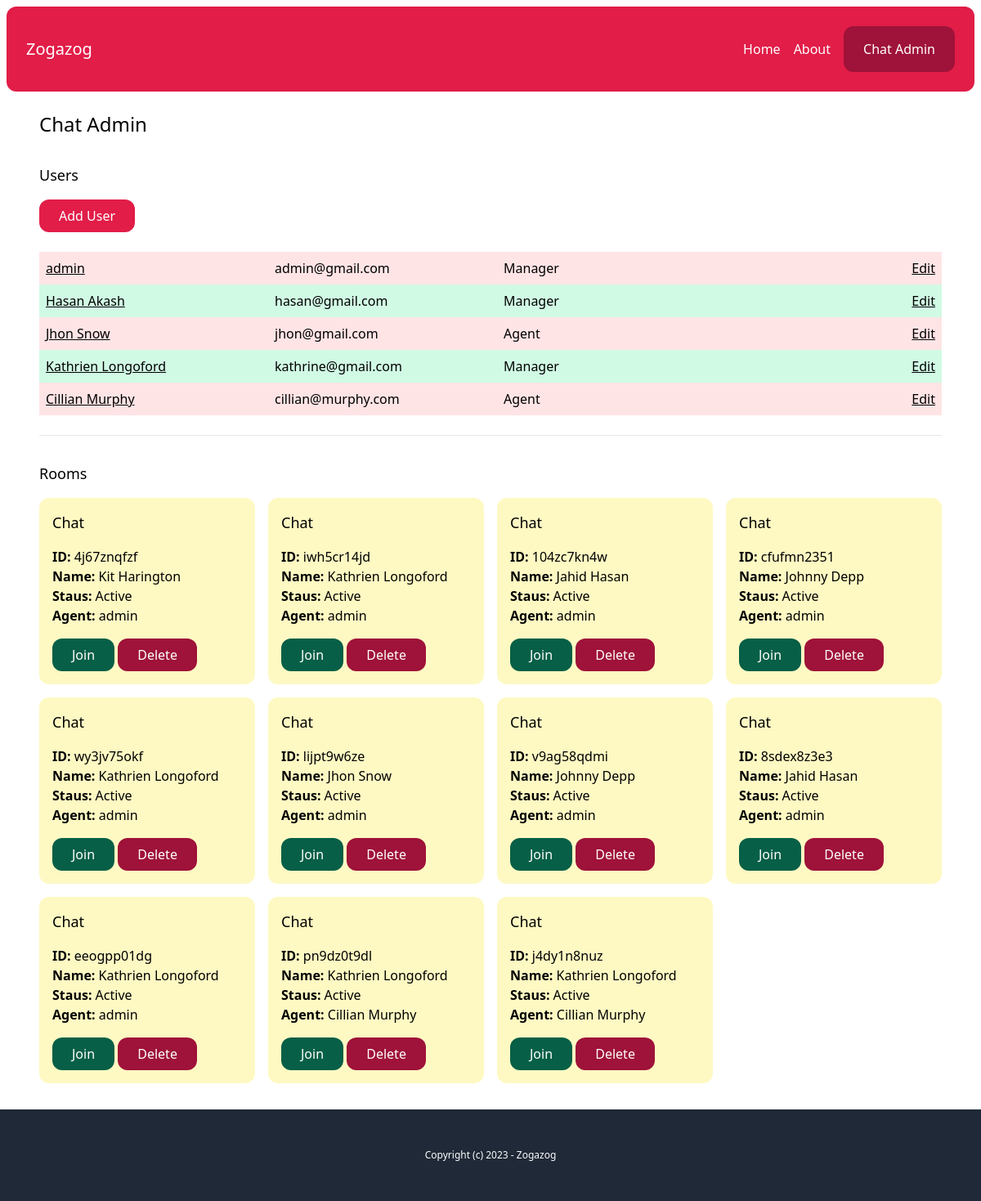
Page /chat-admin/ (signed in) on the earlier database version.
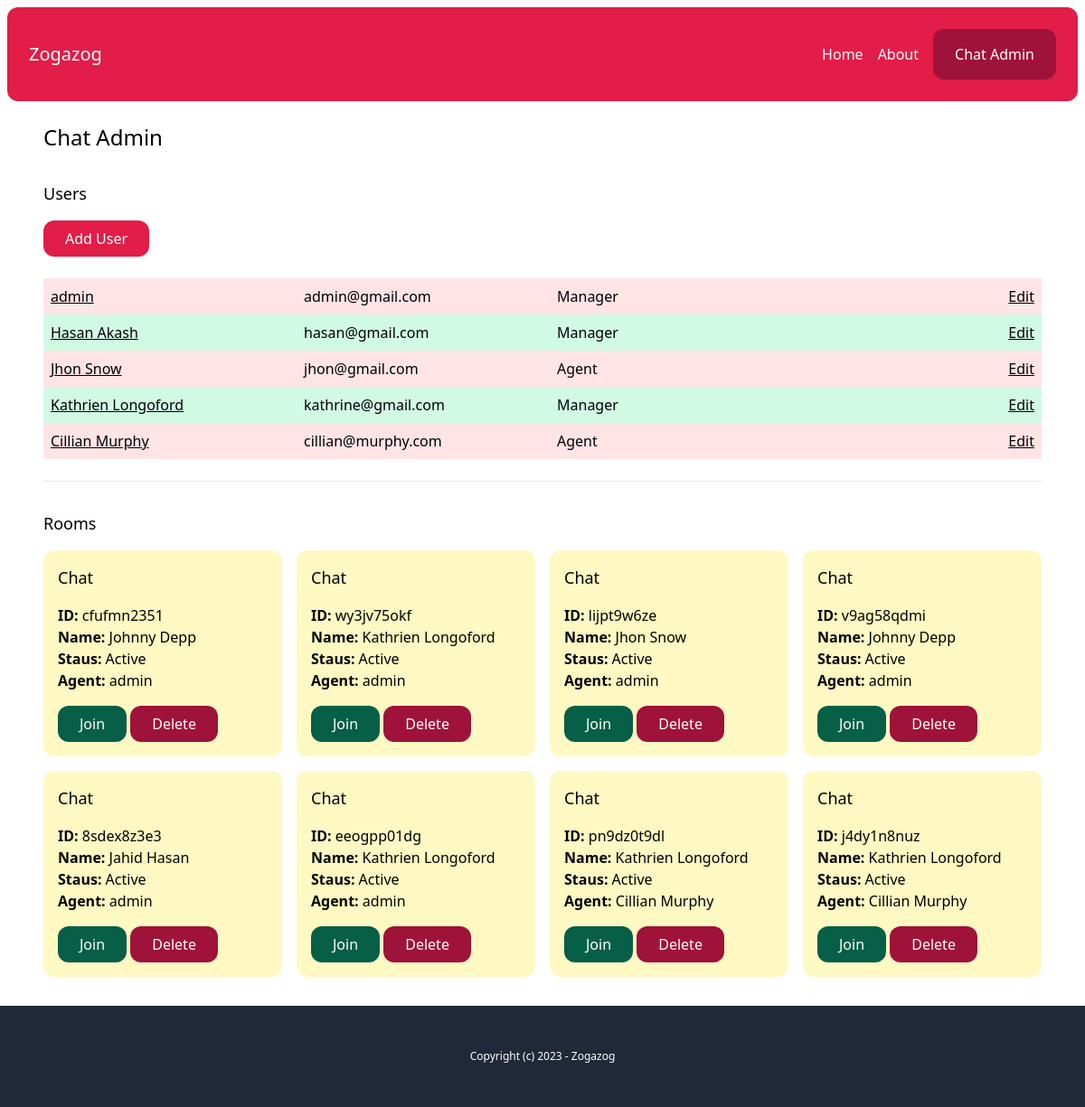
Same page on the later database version.
### account/models.py (models this page shows)
class User(AbstractBaseUser, PermissionsMixin):
    AGENT = 'agent'
    MANAGER = 'manager'
    ROLES_CHOICES = (
        (AGENT, 'Agent'),
        (MANAGER, 'Manager'),
    )
    id = models.UUIDField(primary_key=True, default=uuid.uuid4, editable=False)
    email = models.EmailField(unique=True)
    name = models.CharField(max_length=255, blank=True, default='')
    role = models.CharField(max_length=20, choices=ROLES_CHOICES, default=AGENT)
    is_active = models.BooleanField(default=True)
    is_superuser = models.BooleanField(default=False)
    is_staff = models.BooleanField(default=False)
    date_joined = models.DateTimeField(default=timezone.now)
    last_login = models.DateTimeField(blank=True, null=True)
    objects = CustomUserManager()
    USERNAME_FIELD = 'email'
    EMAIL_FIELD = 'email'
    REQUIRED_FIELDS = ['name']

### chat/models.py (models this page shows, shortened)
class Room(models.Model):
    WAITING = 'waiting'
    ACTIVE = 'active'
    CLOSED = 'closed'
    CHOICES_STATUS = (
        (WAITING, 'Waiting'),
        (ACTIVE, 'Active'),
        (CLOSED, 'Closed'),
    )
    uuid = models.CharField(_("UUID"), max_length=255)
    client = models.CharField(_("Client"), max_length=255)
    agent = models.ForeignKey(User, related_name='rooms',blank=True,null=True, on_delete=models.SET_NULL)
    messages = models.ManyToManyField(Message, blank=True)
    url = models.CharField(_("URL"), max_length=255,blank=True,null=True)
    status = models.CharField(_("STATUS"), max_length=20,choices=CHOICES_STATUS,default=WAITING)
    created_at = models.DateTimeField(_("Created At"), auto_now=False, auto_now_add=True)
    class Meta:
        ordering = ('-created_at',)

### chat/views.py (the view)
# urls.py: path('chat-admin/', views.admin, name="chat-admin"),
@login_required
def admin(request):
    rooms = Room.objects.all()
    users = User.objects.filter(is_staff=True)
    return render(request, 'chat/admin.html', {'rooms': rooms, 'users':users})

### chat/templates/chat/admin.html
{% extends "core/base.html" %}
{% load static %}
{% block content %}
    <h1 class="text-2xl">Chat Admin</h1>
    {% if perms.user.add_user %}
        <div class="mt-8">
            <h2 class="mb-4 text-lg">Users</h2>
            <a href="{% url "chat:add_user" %}" class="inline-block py-2 px-6 bg-rose-600 text-white rounded-xl">Add User</a>
            <div class="mt-6 ">
                {% for user in users %}
                    <div class="grid grid-cols-4 gap-4 py-2 {% cycle 'bg-rose-100' 'bg-emerald-100' %}">
                        <p class="px-2">
                            <a class="underline" href="{% url "chat:user_detail" user.pk %}">{{user.name}}</a>
                        </p>
                        <p class="px-2">{{user.email}}</p>
                        <p class="px-2">{{user.get_role_display}}</p>
                        <p class="px-2 text-right">
                            {% if perms.user.edit_user %}
                                <a href="{% url "chat:edit_user" user.pk %}" class="underline">Edit</a>
                            {% endif %}
                        </p>
                    </div>
                {% endfor %}
            </div>
        </div>
    {% endif %}
    <hr class="my-6">
    <div class="mt-8">
        <h2 class="mb-4 text-lg">Rooms</h2>
        {% include "chat/partials/room_list.html" %}
    </div>
{% endblock content %}

### chat/templates/chat/partials/room_list.html
<div class="grid grid-cols-4 gap-4">
    {% for room in rooms %}
        <div class="p-4 rounded-xl {% if room.status == 'waiting' %}bg-emerald-100 {% elif room.status == 'active' %} bg-yellow-100 {% else %} bg-gray-100 {% endif %}">
            <h3 class="mb-4 text-lg">Chat</h3>
            <p>
                <b>ID: </b>{{room.uuid}} <br>
                <b>Name: </b> {{room.client}}<br>
                <b>Staus: </b> {{room.get_status_display}}<br>
                <b>Agent: </b> {% firstof room.agent.name  'None yet...' %}
            </p>
            <a href="{% url "chat:chat-room" room.uuid %}" class="mt-4 inline-block py-2 px-6 bg-emerald-800 text-white rounded-xl">Join</a>
            <a href="{% url "chat:delete_room" room.uuid %}" class="mt-4 inline-block py-2 px-6 bg-rose-800 text-white rounded-xl">Delete</a>
        </div>
    {% endfor %}
</div>

Differences in the rows shown:
removed Room: uuid "4j67znqfzf", client "Kit Harington", status "Active", agent.name "admin"
removed Room: uuid "iwh5cr14jd", client "Kathrien Longoford", status "Active", agent.name "admin"
removed Room: uuid "104zc7kn4w", client "Jahid Hasan", status "Active", agent.name "admin"
